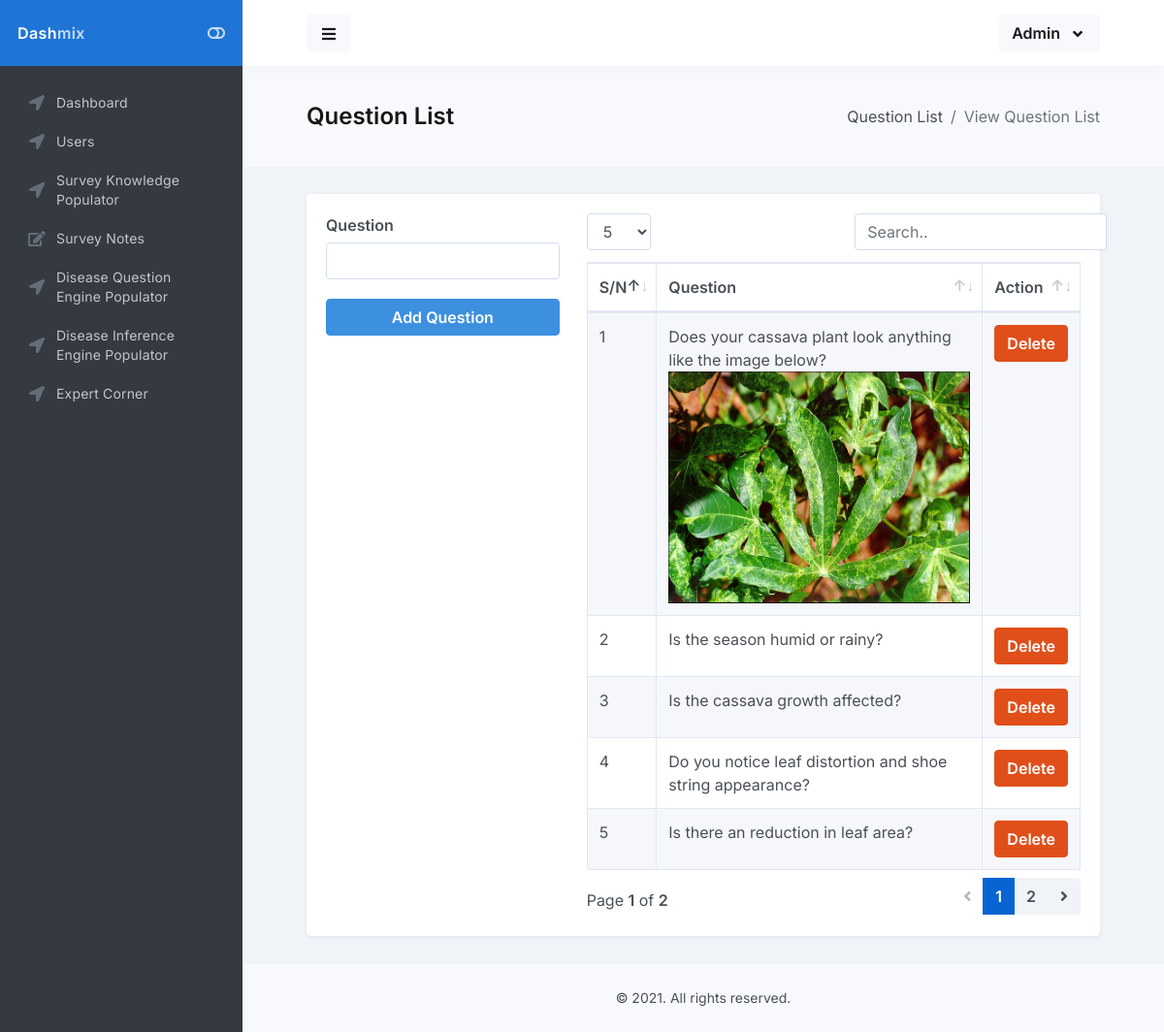
The page /admin/disease_question_list.php?disease_id=1 on the database its author committed.
### tables this page shows
CREATE TABLE IF NOT EXISTS `expert_questions` (
  `question_id` int(11) NOT NULL AUTO_INCREMENT,
  `question` text NOT NULL,
  `disease_id` int(11) NOT NULL,
  PRIMARY KEY (`question_id`)
);

### classes/DB.class.php (called while the page is built, shortened)
<?php
class DB{
    private $db_config = ['host'=>'localhost',
                          'username'=>'root',
                          'password'=>'',
                          'database'=>'expert',
                          'charset'=>'utf8mb4'];
    public $pdo;
    public $query;
    public function __construct()
    {
        $dsn = "mysql:host=".$this->db_config['host'].";dbname=".$this->db_config['database'].";charset=".$this->db_config['charset'];
        $options = [
            PDO::ATTR_ERRMODE            => PDO::ERRMODE_EXCEPTION,
            PDO::ATTR_DEFAULT_FETCH_MODE => PDO::FETCH_ASSOC,
            PDO::ATTR_EMULATE_PREPARES   => false,
        ];
        try {
            $this->pdo = new PDO($dsn, $this->db_config['username'], $this->db_config['password'], $options);
        } catch (\PDOException $e) {
            throw new \PDOException($e->getMessage(), (int)$e->getCode());
        }
    }
    public function queryStatement($statement, $value = [])
    {
        $this->query = $this->pdo->prepare($statement);
        if($this->query){
            return $this->query->execute($value);
        }else{
            return false;
        }
    }
    public function fALL()
    {
        $fetch_all_data = $this->query->fetchAll(PDO::FETCH_OBJ);
        if($fetch_all_data)
        {
            return $fetch_all_data;
        }else{
            return false;
        }
    }
}

### classes/Disease.class.php (called while the page is built, shortened)
<?php
class Disease extends DB
{
    public function all_disease_questions ($disease_id){
        $arr =  [$disease_id];
        $query = PARENT::queryStatement("SELECT * FROM expert_questions WHERE disease_id=? ORDER BY question_id DESC", $arr);
        return PARENT::fALL();
    }
}

### admin/disease_question_list.php (the view, shortened to what this page needs)
<?php
include "includes/header.php";
include "includes/sidebar.php";
?>
<main id="main-container">
    <div class="bg-body-light">
        <div class="content content-full">
            <div class="d-flex flex-column flex-sm-row justify-content-sm-between align-items-sm-center">
                <h1 class="flex-sm-fill font-size-h3 font-w900 mt-2 mb-0 mb-sm-2">Question List</h1>
                <nav class="flex-sm-00-auto ml-sm-3" aria-label="breadcrumb">
                    <ol class="breadcrumb">
                        <li class="breadcrumb-item">Question List</li>
                        <li class="breadcrumb-item active" aria-current="page">View Question List</li>
                    </ol>
                </nav>
            </div>
        </div>
    </div>
    <div class="content">
        <div class="block block-rounded">
            <div class="block-content block-content-full">
                <div class="row">
                    <div class="col-md-4">
                    <form action="" method="POST" enctype="multipart/form-data">
                        <div class="form-group">
                            <label>Question</label>
                           <input type="text" class="form-control" name="question">
                        </div>
                        <div class="form-group">
                            <button class="btn btn-info btn-block" name="add">Add Question</button>
                        </div>
                    </form>
                    </div>
                    <div class="col-md-8">
                <table class="table table-bordered table-striped js-dataTable-full" style="width: 100%">
                    <thead>
                        <tr>
                            <th>S/N</th>
                            <th>Question</th>
                            <th>Action</th>
                        </tr>
                    </thead>
                    <tbody>
                        <tr>
                        <?php
                        $count = 1;
                        $all_content = $disease->all_disease_questions($_GET['disease_id']);
                        if(is_array($all_content)){
                            foreach ($all_content as $all_content) {?>
                                <td><?= $count++ ?></td>
                                <td><?= $all_content->question ?></td>
                                <td><a class="btn btn-danger" href="api/delete-disease-question.php?question_id=<?= $all_content->question_id?>&disease_id=<?= $_GET['disease_id']?>">Delete</a></td>
                            </tr>
                        <?php }}?>
                    </tbody>
                </table>
                    </div>
                </div>
            </div>
        </div>
    </div>
</main>
<?php
include "includes/footer.php";
?>

### rows shown on the page
expert_questions: question "Does your cassava plant look anything like the image below?", question (picture)
expert_questions: question "Is the season humid or rainy?"
expert_questions: question "Is the cassava growth affected?"
expert_questions: question "Do you notice leaf distortion and shoe string appearance?"
expert_questions: question "Is there an reduction in leaf area?"
